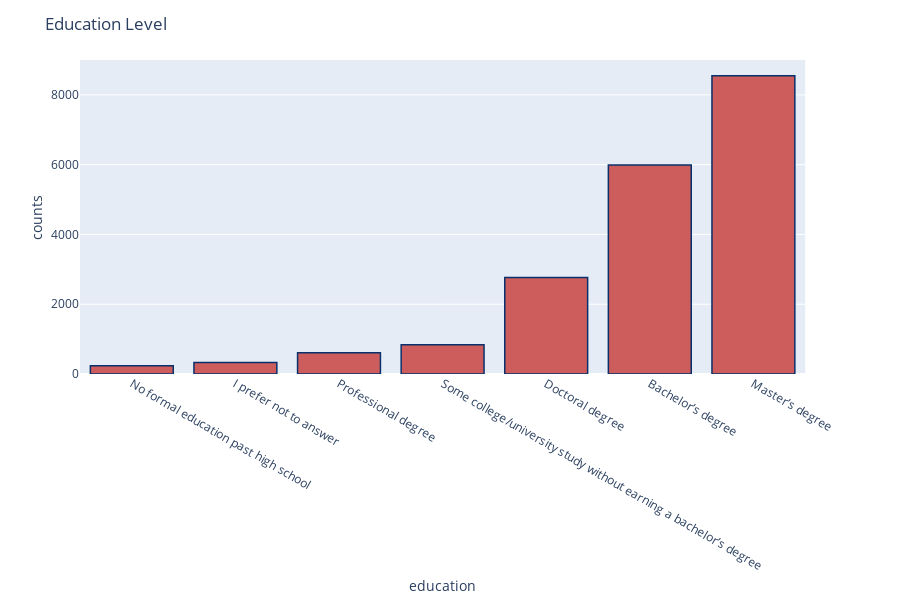

This figure's notebook cell:
### Code cell
# education level
edu_count= pd.DataFrame({'education':df["education"].value_counts().index, 'counts':df["education"].value_counts().values}).sort_values("counts")
fig = px.bar(edu_count, x='education', y='counts')
fig.update_traces(marker_color="indianred",marker_line_color='rgb(8,48,107)',
                  marker_line_width=1.5)
fig.update_layout(title_text='Education Level')
py.plot(fig, filename="education-level.html")
fig.show()

### Figure 1 — Plotly figure (JSON) as saved in the notebook; plotly's stock layout.template omitted (floating-point values rounded to 4 significant figures)
{"data": [{"alignmentgroup": "True", "hoverlabel": {"namelength": 0}, "hovertemplate": "education=%{x}<br>counts=%{y}", "legendgroup": "", "marker": {"color": "indianred", "line": {"color": "rgb(8,48,107)", "width": 1.5}}, "name": "", "offsetgroup": "", "orientation": "v", "showlegend": false, "textposition": "auto", "type": "bar", "x": ["No formal education past high school", "I prefer not to answer", "Professional degree", "Some college/university study without earning a bachelor’s degree", "Doctoral degree", "Bachelor’s degree", "Master’s degree"], "xaxis": "x", "y": [233, 333, 611, 837, 2767, 5993, 8549], "yaxis": "y"}], "layout": {"barmode": "relative", "height": 600, "legend": {"tracegroupgap": 0}, "margin": {"t": 60}, "title": {"text": "Education Level"}, "xaxis": {"anchor": "y", "domain": [0, 0.98], "title": {"text": "education"}}, "yaxis": {"anchor": "x", "domain": [0, 1], "title": {"text": "counts"}}}}
